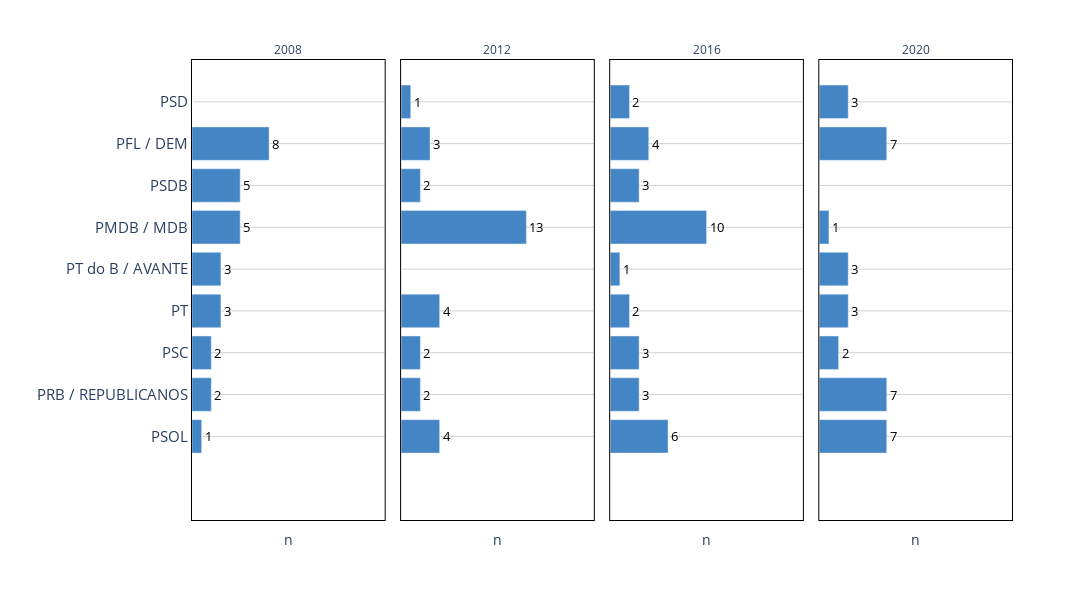

Notebook code cell kept with this figure:
### Code cell
flt = ((eleicoes['cargo'] == 'vereador') & (eleicoes['resultado'].isin(['eleito por qp', 'eleito por media', 'eleito'])) & 
       (eleicoes['sigla_partido'].isin(['PFL / DEM', 'PRB / REPUBLICANOS', 'PSOL', 'PMDB / MDB', 'PSC', 'PT', 'PSDB', 'PT do B / AVANTE', 'PSD'])) &
       (eleicoes['ano'].isin([2020, 2016, 2012, 2008])))

partidos_ano = eleicoes[flt].groupby(['ano', 'sigla_partido'])['sigla_partido'].count().reset_index(name = 'n')

fig = px.bar(partidos_ano.sort_values(['n', 'sigla_partido'], ascending = 'True'), 
             x = 'n', 
             y = 'sigla_partido', 
             facet_col = 'ano', 
             barmode = 'group',
             text = 'n',
             color_discrete_sequence=['rgb(67,133,197)'],
             category_orders = {'ano': [2008, 2012, 2016, 2020]},
             labels = {'sigla_partido': '', 'n': 'n', 'ano': ''})

fig.update_yaxes(range = (-2, 9), linecolor = 'black', gridcolor = 'lightgrey', mirror = True, tickfont = {'size': 15})
fig.update_xaxes(showticklabels = False, range = (0, 20), linecolor = 'black', gridcolor = 'white', mirror = True)
fig.for_each_annotation(lambda a: a.update(text=a.text.split("=")[-1]))
fig.update_layout(width = 1300, height = 600, plot_bgcolor = 'white', paper_bgcolor = 'white')
fig.update_traces(texttemplate='%{text:}', textposition='outside', textfont = {'color': 'black', 'size': 13})
fig.show()

fig.write_image("viz/cadeiras_partidos_ano.png")

### Figure 1 — Plotly figure (JSON) as saved in the notebook; plotly's stock layout.template omitted (floating-point values rounded to 4 significant figures)
{"data": [{"alignmentgroup": "True", "hovertemplate": "=%{y}<br>n=%{text}<extra></extra>", "legendgroup": "", "marker": {"color": "rgb(67,133,197)", "pattern": {"shape": ""}}, "name": "", "offsetgroup": "", "orientation": "h", "showlegend": false, "text": [1, 2, 2, 3, 3, 5, 5, 8], "textfont": {"color": "black", "size": 13}, "textposition": "outside", "texttemplate": "%{text:}", "type": "bar", "x": [1, 2, 2, 3, 3, 5, 5, 8], "xaxis": "x", "y": ["PSOL", "PRB / REPUBLICANOS", "PSC", "PT", "PT do B / AVANTE", "PMDB / MDB", "PSDB", "PFL / DEM"], "yaxis": "y"}, {"alignmentgroup": "True", "hovertemplate": "=%{y}<br>n=%{text}<extra></extra>", "legendgroup": "", "marker": {"color": "rgb(67,133,197)", "pattern": {"shape": ""}}, "name": "", "offsetgroup": "", "orientation": "h", "showlegend": false, "text": [1, 2, 2, 2, 3, 4, 4, 13], "textfont": {"color": "black", "size": 13}, "textposition": "outside", "texttemplate": "%{text:}", "type": "bar", "x": [1, 2, 2, 2, 3, 4, 4, 13], "xaxis": "x2", "y": ["PSD", "PRB / REPUBLICANOS", "PSC", "PSDB", "PFL / DEM", "PSOL", "PT", "PMDB / MDB"], "yaxis": "y2"}, {"alignmentgroup": "True", "hovertemplate": "=%{y}<br>n=%{text}<extra></extra>", "legendgroup": "", "marker": {"color": "rgb(67,133,197)", "pattern": {"shape": ""}}, "name": "", "offsetgroup": "", "orientation": "h", "showlegend": false, "text": [1, 2, 2, 3, 3, 3, 4, 6, 10], "textfont": {"color": "black", "size": 13}, "textposition": "outside", "texttemplate": "%{text:}", "type": "bar", "x": [1, 2, 2, 3, 3, 3, 4, 6, 10], "xaxis": "x3", "y": ["PT do B / AVANTE", "PSD", "PT", "PRB / REPUBLICANOS", "PSC", "PSDB", "PFL / DEM", "PSOL", "PMDB / MDB"], "yaxis": "y3"}, {"alignmentgroup": "True", "hovertemplate": "=%{y}<br>n=%{text}<extra></extra>", "legendgroup": "", "marker": {"color": "rgb(67,133,197)", "pattern": {"shape": ""}}, "name": "", "offsetgroup": "", "orientation": "h", "showlegend": false, "text": [1, 2, 3, 3, 3, 7, 7, 7], "textfont": {"color": "black", "size": 13}, "textposition": "outside", "texttemplate": "%{text:}", "type": "bar", "x": [1, 2, 3, 3, 3, 7, 7, 7], "xaxis": "x4", "y": ["PMDB / MDB", "PSC", "PSD", "PT", "PT do B / AVANTE", "PFL / DEM", "PRB / REPUBLICANOS", "PSOL"], "yaxis": "y4"}], "layout": {"annotations": [{"font": {}, "showarrow": false, "text": "2008", "x": 0.1175, "xanchor": "center", "xref": "paper", "y": 1, "yanchor": "bottom", "yref": "paper"}, {"font": {}, "showarrow": false, "text": "2012", "x": 0.3725, "xanchor": "center", "xref": "paper", "y": 1, "yanchor": "bottom", "yref": "paper"}, {"font": {}, "showarrow": false, "text": "2016", "x": 0.6275, "xanchor": "center", "xref": "paper", "y": 1, "yanchor": "bottom", "yref": "paper"}, {"font": {}, "showarrow": false, "text": "2020", "x": 0.8825, "xanchor": "center", "xref": "paper", "y": 1, "yanchor": "bottom", "yref": "paper"}], "barmode": "group", "height": 600, "legend": {"tracegroupgap": 0}, "margin": {"t": 60}, "paper_bgcolor": "white", "plot_bgcolor": "white", "width": 1300, "xaxis": {"anchor": "y", "domain": [0, 0.235], "gridcolor": "white", "linecolor": "black", "mirror": true, "range": [0, 20], "showticklabels": false, "title": {"text": "n"}}, "xaxis2": {"anchor": "y2", "domain": [0.255, 0.49], "gridcolor": "white", "linecolor": "black", "matches": "x", "mirror": true, "range": [0, 20], "showticklabels": false, "title": {"text": "n"}}, "xaxis3": {"anchor": "y3", "domain": [0.51, 0.745], "gridcolor": "white", "linecolor": "black", "matches": "x", "mirror": true, "range": [0, 20], "showticklabels": false, "title": {"text": "n"}}, "xaxis4": {"anchor": "y4", "domain": [0.765, 1.0], "gridcolor": "white", "linecolor": "black", "matches": "x", "mirror": true, "range": [0, 20], "showticklabels": false, "title": {"text": "n"}}, "yaxis": {"anchor": "x", "domain": [0, 1], "gridcolor": "lightgrey", "linecolor": "black", "mirror": true, "range": [-2, 9], "tickfont": {"size": 15}, "title": {"text": ""}}, "yaxis2": {"anchor": "x2", "domain": [0, 1], "gridcolor": "lightgrey", "linecolor": "black", "matches": "y", "mirror": true, "range": [-2, 9], "showticklabels": false, "tickfont": {"size": 15}}, "yaxis3": {"anchor": "x3", "domain": [0, 1], "gridcolor": "lightgrey", "linecolor": "black", "matches": "y", "mirror": true, "range": [-2, 9], "showticklabels": false, "tickfont": {"size": 15}}, "yaxis4": {"anchor": "x4", "domain": [0, 1], "gridcolor": "lightgrey", "linecolor": "black", "matches": "y", "mirror": true, "range": [-2, 9], "showticklabels": false, "tickfont": {"size": 15}}}}
